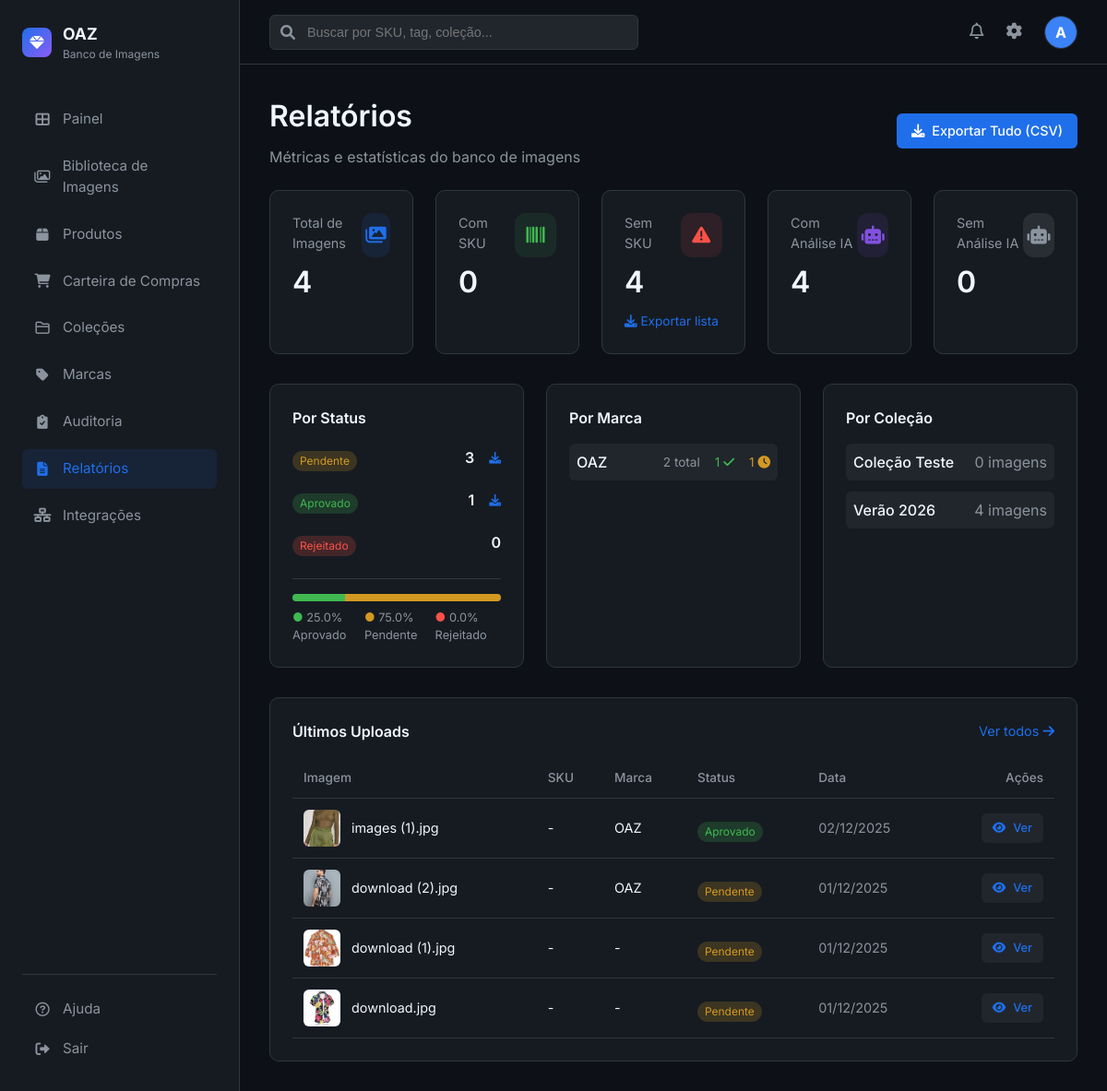
The app's page /reports (signed in), older data.
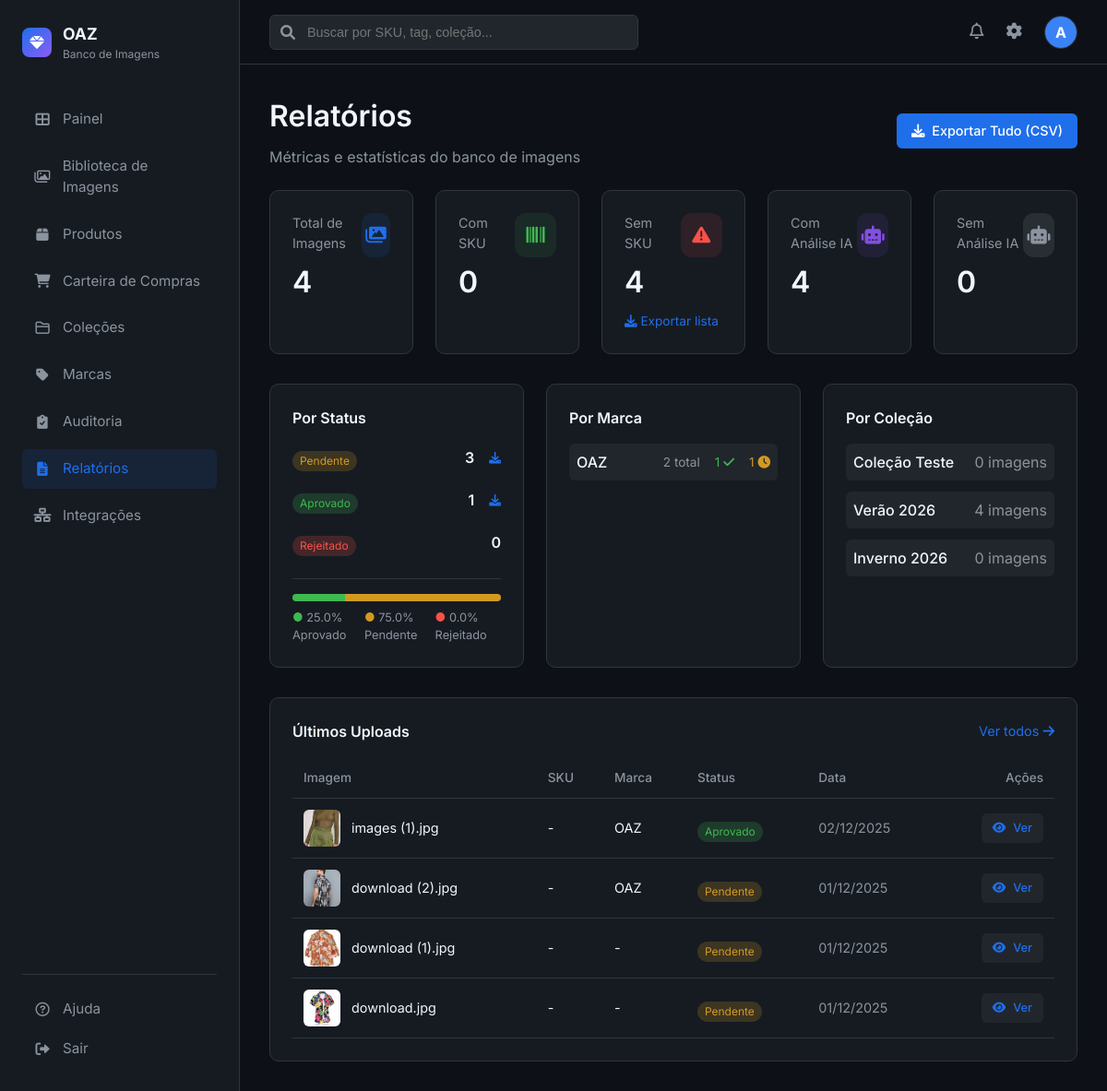
The same page, newer data.
### app.py (models this page shows)
class Brand(db.Model):
    id = db.Column(db.Integer, primary_key=True)
    name = db.Column(db.String(100), nullable=False, unique=True)
    description = db.Column(db.Text)
    created_at = db.Column(db.DateTime, default=datetime.utcnow)
    images = db.relationship('Image', backref='brand_ref', lazy=True)

class Collection(db.Model):
    id = db.Column(db.Integer, primary_key=True)
    name = db.Column(db.String(100), nullable=False)
    description = db.Column(db.Text)
    season = db.Column(db.String(50))  # Estação: Primavera/Verão, Outono/Inverno
    year = db.Column(db.Integer)  # Ano da coleção
    campanha = db.Column(db.String(100))  # Nome da campanha
    created_at = db.Column(db.DateTime, default=datetime.utcnow)
    images = db.relationship('Image', backref='collection', lazy=True)

class Image(db.Model):
    id = db.Column(db.Integer, primary_key=True)
    filename = db.Column(db.String(255), nullable=False)
    original_name = db.Column(db.String(255), nullable=False)
    description = db.Column(db.Text)
    sku = db.Column(db.String(50))
    brand_id = db.Column(db.Integer, db.ForeignKey('brand.id'))
    status = db.Column(db.String(20), default='Pendente')
    upload_date = db.Column(db.DateTime, default=datetime.utcnow)
    shooting_date = db.Column(db.Date)
    photographer = db.Column(db.String(100))
    unique_code = db.Column(db.String(50), unique=True)
    collection_id = db.Column(db.Integer, db.ForeignKey('collection.id'))
    uploader_id = db.Column(db.Integer, db.ForeignKey('user.id'))
    tags = db.Column(db.Text)
    ai_item_type = db.Column(db.String(100))
    ai_color = db.Column(db.String(50))
    ai_material = db.Column(db.String(100))
    ai_pattern = db.Column(db.String(50))
    ai_style = db.Column(db.String(50))
    items = db.relationship('ImageItem', backref='image', lazy=True, cascade='all, delete-orphan')

### app.py (the view)
@app.route('/reports')
@login_required
def reports():
    total_images = Image.query.count()
    images_with_sku = Image.query.filter(Image.sku.isnot(None), Image.sku != '').count()
    images_without_sku = total_images - images_with_sku
    pending_images = Image.query.filter_by(status='Pendente').count()
    approved_images = Image.query.filter_by(status='Aprovado').count()
    rejected_images = Image.query.filter_by(status='Rejeitado').count()
    images_with_ai = Image.query.filter(Image.ai_item_type.isnot(None)).count()
    images_without_ai = total_images - images_with_ai
    brands = Brand.query.all()
    brands_stats = []
    for brand in brands:
        count = Image.query.filter_by(brand_id=brand.id).count()
        approved = Image.query.filter_by(brand_id=brand.id, status='Aprovado').count()
        pending = Image.query.filter_by(brand_id=brand.id, status='Pendente').count()
        brands_stats.append({
            'name': brand.name,
            'total': count,
            'approved': approved,
            'pending': pending
        })
    collections = Collection.query.all()
    collections_stats = []
    for collection in collections:
        count = Image.query.filter_by(collection_id=collection.id).count()
        collections_stats.append({
            'name': collection.name,
            'total': count
        })
    recent_uploads = Image.query.order_by(Image.upload_date.desc()).limit(10).all()
    return render_template('reports/index.html',
                          total_images=total_images,
                          images_with_sku=images_with_sku,
                          images_without_sku=images_without_sku,
                          pending_images=pending_images,
                          approved_images=approved_images,
                          rejected_images=rejected_images,
                          images_with_ai=images_with_ai,
                          images_without_ai=images_without_ai,
                          brands_stats=brands_stats,
                          collections_stats=collections_stats,
                          recent_uploads=recent_uploads)

### app.py (called while the page is built)
@login_manager.user_loader
def load_user(user_id):
    return User.query.get(int(user_id))

### templates/reports/index.html (shortened to what the changed rows need)
{% extends "base.html" %}
{% block content %}
<div style="margin-bottom: 1.5rem;">
    <div style="display: flex; justify-content: space-between; align-items: center;">
        <div>
            <h1>Relatórios</h1>
        </div>
    </div>
</div>
<div style="display: grid; grid-template-columns: repeat(5, 1fr); gap: 1.5rem; margin-bottom: 2rem;">
    <div class="stat-card">
        <div style="display: flex; justify-content: space-between; align-items: flex-start;">
            <div>
                <h2 style="font-size: 2rem; font-weight: 600;">{{ total_images }}</h2>
            </div>
        </div>
    </div>
    <div class="stat-card">
        <div style="display: flex; justify-content: space-between; align-items: flex-start;">
            <div>
                <h2 style="font-size: 2rem; font-weight: 600;">{{ images_with_sku }}</h2>
            </div>
        </div>
    </div>
    <div class="stat-card">
        <div style="display: flex; justify-content: space-between; align-items: flex-start;">
            <div>
                <h2 style="font-size: 2rem; font-weight: 600;">{{ images_without_sku }}</h2>
            </div>
        </div>
    </div>
    <div class="stat-card">
        <div style="display: flex; justify-content: space-between; align-items: flex-start;">
            <div>
                <h2 style="font-size: 2rem; font-weight: 600;">{{ images_with_ai }}</h2>
            </div>
        </div>
    </div>
    <div class="stat-card">
        <div style="display: flex; justify-content: space-between; align-items: flex-start;">
            <div>
                <h2 style="font-size: 2rem; font-weight: 600;">{{ images_without_ai }}</h2>
            </div>
        </div>
    </div>
</div>
<div style="display: grid; grid-template-columns: repeat(3, 1fr); gap: 1.5rem; margin-bottom: 2rem;">
    <div class="stat-card">
        {% if brands_stats %}
        <div style="display: flex; flex-direction: column; gap: 0.75rem; max-height: 200px; overflow-y: auto;">
            {% for brand in brands_stats %}
            <div style="display: flex; justify-content: space-between; align-items: center; padding: 0.5rem; background: var(--bg-tertiary); border-radius: 6px;">
                <span style="font-weight: 500;">{{ brand.name }}</span>
                <div style="display: flex; gap: 1rem; font-size: 0.85rem;">
                    <span style="color: var(--text-secondary);">{{ brand.total }} total</span>
                    <span style="color: #3fb950;">{{ brand.approved }} <i class="fas fa-check"></i></span>
                    <span style="color: #d29922;">{{ brand.pending }} <i class="fas fa-clock"></i></span>
                </div>
            </div>
            {% endfor %}
        </div>
        {% else %}
        <p style="color: var(--text-secondary); font-size: 0.9rem;">Nenhuma marca cadastrada.</p>
        {% endif %}
    </div>
    <div class="stat-card">
        {% if collections_stats %}
        <div style="display: flex; flex-direction: column; gap: 0.75rem; max-height: 200px; overflow-y: auto;">
            {% for collection in collections_stats %}
            <div style="display: flex; justify-content: space-between; align-items: center; padding: 0.5rem; background: var(--bg-tertiary); border-radius: 6px;">
                <span style="font-weight: 500;">{{ collection.name }}</span>
                <span style="color: var(--text-secondary);">{{ collection.total }} imagens</span>
            </div>
            {% endfor %}
        </div>
        {% else %}
        <p style="color: var(--text-secondary); font-size: 0.9rem;">Nenhuma coleção cadastrada.</p>
        {% endif %}
    </div>
</div>
<div class="stat-card">
    {% if recent_uploads %}
    <div style="overflow-x: auto;">
        <table style="width: 100%; border-collapse: collapse;">
            <thead>
                <tr style="border-bottom: 1px solid var(--border-color);">
                    <th style="text-align: left; padding: 0.75rem; font-weight: 500; color: var(--text-secondary); font-size: 0.85rem;">Imagem</th>
                    <th style="text-align: left; padding: 0.75rem; font-weight: 500; color: var(--text-secondary); font-size: 0.85rem;">SKU</th>
                    <th style="text-align: left; padding: 0.75rem; font-weight: 500; color: var(--text-secondary); font-size: 0.85rem;">Marca</th>
                    <th style="text-align: left; padding: 0.75rem; font-weight: 500; color: var(--text-secondary); font-size: 0.85rem;">Status</th>
                    <th style="text-align: left; padding: 0.75rem; font-weight: 500; color: var(--text-secondary); font-size: 0.85rem;">Data</th>
                    <th style="text-align: right; padding: 0.75rem; font-weight: 500; color: var(--text-secondary); font-size: 0.85rem;">Ações</th>
                </tr>
            </thead>
            <tbody>
                {% for img in recent_uploads %}
                <tr style="border-bottom: 1px solid var(--border-color);">
                    <td style="padding: 0.75rem;">
                        <div style="display: flex; align-items: center; gap: 0.75rem;">
                            <img src="{{ url_for('static', filename='uploads/' + img.filename) }}"
                                 style="width: 40px; height: 40px; object-fit: cover; border-radius: 6px;">
                            <span style="font-size: 0.9rem;">{{ img.original_name[:30] }}{% if img.original_name|length > 30 %}...{% endif %}</span>
                        </div>
                    </td>
                    <td style="padding: 0.75rem; font-size: 0.9rem;">{{ img.sku or '-' }}</td>
                    <td style="padding: 0.75rem; font-size: 0.9rem;">{{ img.brand_ref.name if img.brand_ref else '-' }}</td>
                    <td style="padding: 0.75rem;">
                        <span class="status-badge status-{{ img.status.lower() }}">{{ img.status }}</span>
                    </td>
                    <td style="padding: 0.75rem; font-size: 0.9rem; color: var(--text-secondary);">{{ img.upload_date.strftime('%d/%m/%Y') }}</td>
                    <td style="padding: 0.75rem; text-align: right;">
                        <a href="{{ url_for('image_detail', id=img.id) }}" class="btn" style="padding: 0.4rem 0.75rem; font-size: 0.8rem; background: var(--bg-tertiary);">
                            <i class="fas fa-eye"></i> Ver
                        </a>
                    </td>
                </tr>
                {% endfor %}
            </tbody>
        </table>
    </div>
    {% else %}
    <p style="color: var(--text-secondary); text-align: center; padding: 2rem;">Nenhuma imagem enviada ainda.</p>
    {% endif %}
</div>
{% endblock %}

Row changes from the older to the newer data that the page shows:
added Collection: name "Inverno 2026", total "0"
